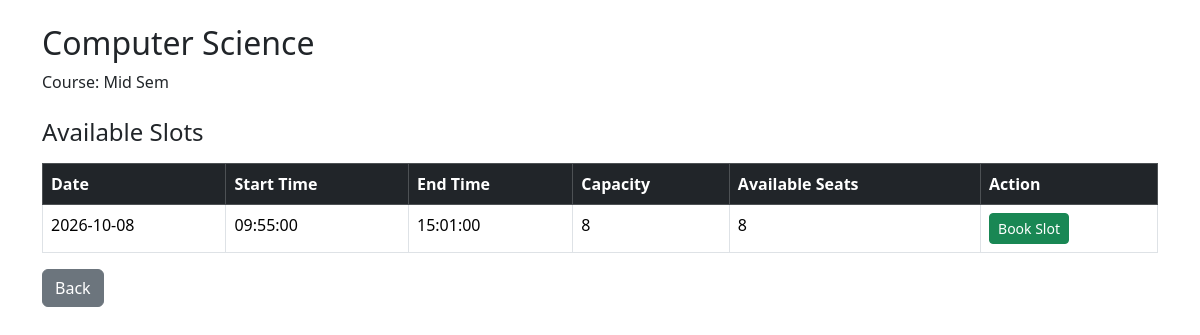
Page /student/exam/1/slots (signed in) on the earlier database version.
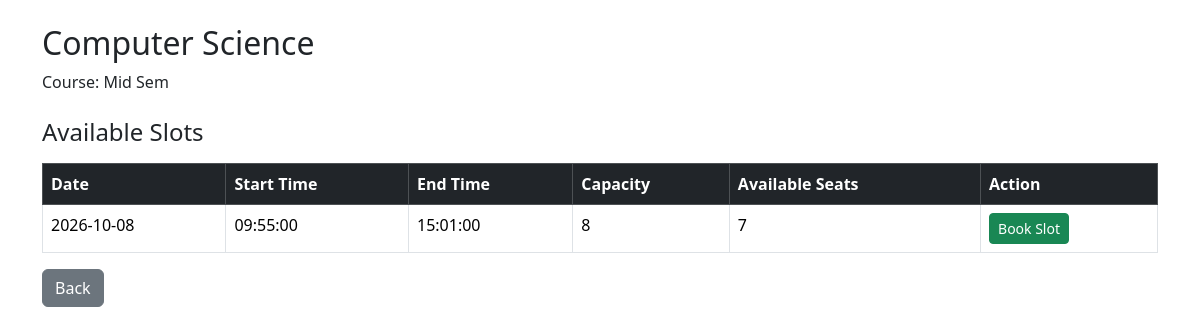
Same page on the later database version.
### models.py (models this page shows)
class ExaminationSlot(db.Model):
    __tablename__ = "slots"
    id = db.Column(db.Integer, primary_key=True)
    examination_id = db.Column(db.Integer, db.ForeignKey("examinations.id"), nullable=False)
    examiner_id = db.Column(db.Integer, db.ForeignKey("users.id"), nullable=False)
    date = db.Column(db.Date)
    start_time = db.Column(db.Time)
    end_time = db.Column(db.Time)
    capacity = db.Column(db.Integer)
    available_seats = db.Column(db.Integer)
    status = db.Column(db.String(30), default="Available")
    examination = db.relationship(
        "Examination",
        backref="slots"
    )
    examiner = db.relationship(
        "User",
        foreign_keys=[examiner_id],
        backref="examiner_slots"
    )

### app.py (the view)
@app.route("/student/exam/<int:id>/slots")
@login_required
def view_exam_slots(id):
    if current_user.role != "student":
        return redirect(url_for("login"))
    exam = Examination.query.get_or_404(id)
    print(exam)
    slots = ExaminationSlot.query.filter(
        ExaminationSlot.examination_id == exam.id,
        ExaminationSlot.status.in_(["Open", "Booking Open", "Active"])
    ).all()
    print(slots)
    return render_template("student/slots.html", exam=exam, slots=slots)

### app.py (called while the page is built)
@login_manager.user_loader
def load_user(user_id):
    return User.query.get(int(user_id))

### templates/student/slots.html (shortened to what this page needs)
<!DOCTYPE html>
<html>
<head>
    <link href="https://cdn.jsdelivr.net/npm/bootstrap@5.3.3/dist/css/bootstrap.min.css" rel="stylesheet">
</head>
<body>
    <div class="container mt-4">
        <h2>{{ exam.name }}</h2>
        <p>
            Course: {{ exam.course.name }}
        </p>
        <h4 class="mt-4">Available Slots</h4>
        <table class="table table-bordered table-hover mt-3">
            <thead class="table-dark">
                <tr>
                    <th>Date</th>
                    <th>Start Time</th>
                    <th>End Time</th>
                    <th>Capacity</th>
                    <th>Available Seats</th>
                    <th>Action</th>
                </tr>
            </thead>
            <tbody>
                {% for slot in slots %}
                <tr>
                    <td>{{ slot.date }}</td>
                    <td>{{ slot.start_time }}</td>
                    <td>{{ slot.end_time }}</td>
                    <td>{{ slot.capacity }}</td>
                    <td>{{ slot.available_seats }}</td>
                    <td>
                        {% if slot.available_seats > 0 %}
                        <form method="POST" action="{{ url_for('book_slot', slot_id=slot.id) }}">
                            <button type="submit" class="btn btn-success btn-sm">
                                Book Slot
                            </button>
                        </form>
                        {% else %}
                        <span class="badge bg-danger">
                            Full
                        </span>
                        {% endif %}
                    </td>
                </tr>
                {% else %}
                <tr>
                    <td colspan="6" class="text-center">
                        No slots available.
                    </td>
                </tr>
                {% endfor %}
            </tbody>
        </table>
        <a href="{{ url_for('student_dashboard') }}" class="btn btn-secondary">
            Back
        </a>
    </div>
</body>
</html>

Differences in the rows shown:
changed ExaminationSlot: available_seats "8" → "7"
